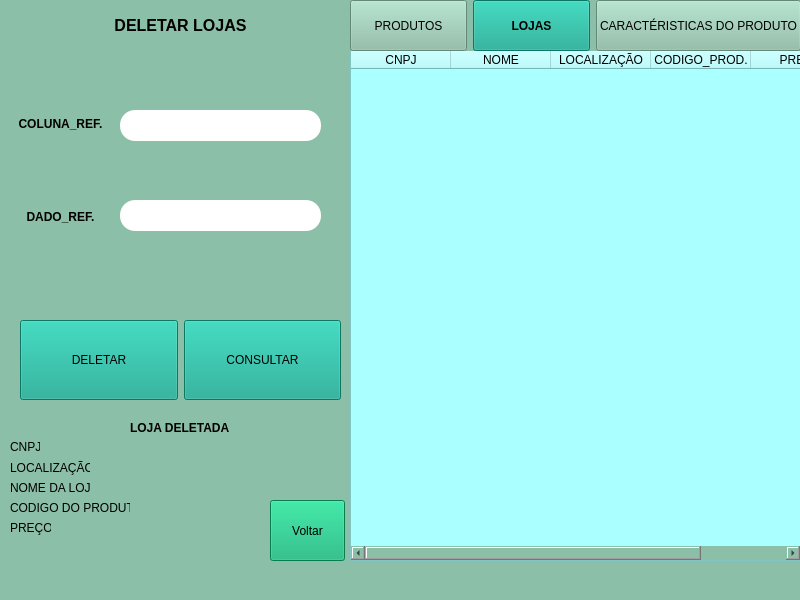
<?xml version="1.0" encoding="UTF-8"?>
<ui version="4.0">
 <class>MainWindow</class>
 <widget class="QMainWindow" name="MainWindow">
  <property name="geometry">
   <rect>
    <x>0</x>
    <y>0</y>
    <width>800</width>
    <height>600</height>
   </rect>
  </property>
  <property name="windowTitle">
   <string>MainWindow</string>
  </property>
  <property name="styleSheet">
   <string notr="true">background-color:rgb(140, 191, 167)</string>
  </property>
  <widget class="QWidget" name="centralwidget">
   <widget class="QTableWidget" name="tableWidget">
    <property name="geometry">
     <rect>
      <x>350</x>
      <y>50</y>
      <width>451</width>
      <height>511</height>
     </rect>
    </property>
    <property name="styleSheet">
     <string notr="true">background-color: rgb(170, 255, 255);</string>
    </property>
    <column>
     <property name="text">
      <string>CNPJ</string>
     </property>
    </column>
    <column>
     <property name="text">
      <string>NOME</string>
     </property>
    </column>
    <column>
     <property name="text">
      <string>LOCALIZAÇÃO</string>
     </property>
    </column>
    <column>
     <property name="text">
      <string>CODIGO_PROD.</string>
     </property>
    </column>
    <column>
     <property name="text">
      <string>PREÇO</string>
     </property>
    </column>
   </widget>
   <widget class="QLabel" name="label">
    <property name="geometry">
     <rect>
      <x>60</x>
      <y>0</y>
      <width>241</width>
      <height>51</height>
     </rect>
    </property>
    <property name="text">
     <string>&lt;html&gt;&lt;head/&gt;&lt;body&gt;&lt;p&gt;&lt;span style=&quot; font-size:12pt; font-weight:600;&quot;&gt;DELETAR LOJAS&lt;/span&gt;&lt;/p&gt;&lt;/body&gt;&lt;/html&gt;</string>
    </property>
    <property name="alignment">
     <set>Qt::AlignCenter</set>
    </property>
   </widget>
   <widget class="QWidget" name="horizontalLayoutWidget">
    <property name="geometry">
     <rect>
      <x>350</x>
      <y>0</y>
      <width>451</width>
      <height>51</height>
     </rect>
    </property>
    <layout class="QHBoxLayout" name="horizontalLayout">
     <item>
      <widget class="QPushButton" name="pushButton_5">
       <property name="sizePolicy">
        <sizepolicy hsizetype="Preferred" vsizetype="Preferred">
         <horstretch>0</horstretch>
         <verstretch>0</verstretch>
        </sizepolicy>
       </property>
       <property name="text">
        <string>PRODUTOS</string>
       </property>
      </widget>
     </item>
     <item>
      <widget class="QPushButton" name="pushButton_4">
       <property name="sizePolicy">
        <sizepolicy hsizetype="Preferred" vsizetype="Preferred">
         <horstretch>0</horstretch>
         <verstretch>0</verstretch>
        </sizepolicy>
       </property>
       <property name="font">
        <font>
         <weight>75</weight>
         <bold>true</bold>
        </font>
       </property>
       <property name="styleSheet">
        <string notr="true">
background-color: rgb(15, 166, 141);</string>
       </property>
       <property name="text">
        <string>LOJAS</string>
       </property>
      </widget>
     </item>
     <item>
      <widget class="QPushButton" name="pushButton_3">
       <property name="sizePolicy">
        <sizepolicy hsizetype="Preferred" vsizetype="Preferred">
         <horstretch>0</horstretch>
         <verstretch>0</verstretch>
        </sizepolicy>
       </property>
       <property name="text">
        <string>CARACTÉRISTICAS DO PRODUTO</string>
       </property>
      </widget>
     </item>
    </layout>
   </widget>
   <widget class="QLabel" name="label_7">
    <property name="geometry">
     <rect>
      <x>130</x>
      <y>420</y>
      <width>151</width>
      <height>16</height>
     </rect>
    </property>
    <property name="text">
     <string>&lt;html&gt;&lt;head/&gt;&lt;body&gt;&lt;p&gt;&lt;span style=&quot; font-weight:600;&quot;&gt;  LOJA  DELETADA&lt;/span&gt;&lt;/p&gt;&lt;/body&gt;&lt;/html&gt;</string>
    </property>
   </widget>
   <widget class="QLabel" name="label_8">
    <property name="geometry">
     <rect>
      <x>10</x>
      <y>440</y>
      <width>47</width>
      <height>13</height>
     </rect>
    </property>
    <property name="text">
     <string>CNPJ:</string>
    </property>
   </widget>
   <widget class="QLabel" name="label_9">
    <property name="geometry">
     <rect>
      <x>40</x>
      <y>440</y>
      <width>131</width>
      <height>16</height>
     </rect>
    </property>
    <property name="text">
     <string/>
    </property>
   </widget>
   <widget class="QLabel" name="label_10">
    <property name="geometry">
     <rect>
      <x>10</x>
      <y>460</y>
      <width>101</width>
      <height>16</height>
     </rect>
    </property>
    <property name="text">
     <string>LOCALIZAÇÃO: </string>
    </property>
   </widget>
   <widget class="QLabel" name="label_11">
    <property name="geometry">
     <rect>
      <x>90</x>
      <y>460</y>
      <width>111</width>
      <height>16</height>
     </rect>
    </property>
    <property name="text">
     <string/>
    </property>
   </widget>
   <widget class="QLabel" name="label_12">
    <property name="geometry">
     <rect>
      <x>10</x>
      <y>480</y>
      <width>121</width>
      <height>16</height>
     </rect>
    </property>
    <property name="text">
     <string>NOME DA LOJA:</string>
    </property>
   </widget>
   <widget class="QLabel" name="label_13">
    <property name="geometry">
     <rect>
      <x>90</x>
      <y>480</y>
      <width>101</width>
      <height>16</height>
     </rect>
    </property>
    <property name="text">
     <string/>
    </property>
   </widget>
   <widget class="QLabel" name="label_16">
    <property name="geometry">
     <rect>
      <x>10</x>
      <y>520</y>
      <width>41</width>
      <height>16</height>
     </rect>
    </property>
    <property name="text">
     <string>PREÇO:</string>
    </property>
   </widget>
   <widget class="QLabel" name="label_17">
    <property name="geometry">
     <rect>
      <x>60</x>
      <y>520</y>
      <width>131</width>
      <height>16</height>
     </rect>
    </property>
    <property name="text">
     <string/>
    </property>
   </widget>
   <widget class="QWidget" name="horizontalLayoutWidget_2">
    <property name="geometry">
     <rect>
      <x>20</x>
      <y>320</y>
      <width>321</width>
      <height>80</height>
     </rect>
    </property>
    <layout class="QHBoxLayout" name="horizontalLayout_2">
     <item>
      <widget class="QPushButton" name="pushButton_2">
       <property name="sizePolicy">
        <sizepolicy hsizetype="Preferred" vsizetype="Preferred">
         <horstretch>0</horstretch>
         <verstretch>0</verstretch>
        </sizepolicy>
       </property>
       <property name="styleSheet">
        <string notr="true">
background-color: rgb(15, 166, 141);</string>
       </property>
       <property name="text">
        <string>DELETAR</string>
       </property>
      </widget>
     </item>
     <item>
      <widget class="QPushButton" name="pushButton">
       <property name="enabled">
        <bool>true</bool>
       </property>
       <property name="sizePolicy">
        <sizepolicy hsizetype="Preferred" vsizetype="Preferred">
         <horstretch>0</horstretch>
         <verstretch>0</verstretch>
        </sizepolicy>
       </property>
       <property name="styleSheet">
        <string notr="true">
background-color: rgb(15, 166, 141);</string>
       </property>
       <property name="text">
        <string>CONSULTAR</string>
       </property>
      </widget>
     </item>
    </layout>
   </widget>
   <widget class="QLabel" name="label_19">
    <property name="geometry">
     <rect>
      <x>10</x>
      <y>500</y>
      <width>121</width>
      <height>16</height>
     </rect>
    </property>
    <property name="text">
     <string>CODIGO DO PRODUTO:</string>
    </property>
   </widget>
   <widget class="QLabel" name="label_20">
    <property name="geometry">
     <rect>
      <x>130</x>
      <y>500</y>
      <width>121</width>
      <height>16</height>
     </rect>
    </property>
    <property name="text">
     <string/>
    </property>
   </widget>
   <widget class="QWidget" name="verticalLayoutWidget">
    <property name="geometry">
     <rect>
      <x>0</x>
      <y>80</y>
      <width>121</width>
      <height>181</height>
     </rect>
    </property>
    <layout class="QVBoxLayout" name="verticalLayout">
     <item>
      <widget class="QLabel" name="label_18">
       <property name="text">
        <string>&lt;html&gt;&lt;head/&gt;&lt;body&gt;&lt;p&gt;&lt;span style=&quot; font-weight:600;&quot;&gt;COLUNA_REF.&lt;/span&gt;&lt;/p&gt;&lt;/body&gt;&lt;/html&gt;</string>
       </property>
       <property name="alignment">
        <set>Qt::AlignCenter</set>
       </property>
      </widget>
     </item>
     <item>
      <widget class="QLabel" name="label_4">
       <property name="text">
        <string>&lt;html&gt;&lt;head/&gt;&lt;body&gt;&lt;p&gt;&lt;span style=&quot; font-weight:600;&quot;&gt;DADO_REF.&lt;/span&gt;&lt;/p&gt;&lt;/body&gt;&lt;/html&gt;</string>
       </property>
       <property name="alignment">
        <set>Qt::AlignCenter</set>
       </property>
      </widget>
     </item>
    </layout>
   </widget>
   <widget class="QPushButton" name="pushButton_6">
    <property name="geometry">
     <rect>
      <x>270</x>
      <y>500</y>
      <width>75</width>
      <height>61</height>
     </rect>
    </property>
    <property name="styleSheet">
     <string notr="true">background-color: rgb(10, 175, 112);
</string>
    </property>
    <property name="text">
     <string>Voltar</string>
    </property>
   </widget>
   <widget class="QLineEdit" name="lineEdit_2">
    <property name="geometry">
     <rect>
      <x>120</x>
      <y>200</y>
      <width>201</width>
      <height>31</height>
     </rect>
    </property>
    <property name="sizePolicy">
     <sizepolicy hsizetype="Preferred" vsizetype="Preferred">
      <horstretch>0</horstretch>
      <verstretch>0</verstretch>
     </sizepolicy>
    </property>
    <property name="font">
     <font>
      <pointsize>12</pointsize>
     </font>
    </property>
    <property name="styleSheet">
     <string notr="true">background-color: rgb(255, 170, 0);
border-color: qlineargradient(spread:pad, x1:0, y1:0, x2:1, y2:0, stop:0 rgba(0, 0, 0, 255), stop:1 rgba(255, 255, 255, 255));
border-color: rgb(0, 0, 0);
border-radius:15px;
background-color: rgb(255, 255, 255);
border-color: qlineargradient(spread:pad, x1:0, y1:0, x2:1, y2:0, stop:0 rgba(0, 0, 0, 255), stop:1 rgba(255, 255, 255, 255));
border-width: 2px; 
border - style:outset;
border - color:black;</string>
    </property>
   </widget>
   <widget class="QLineEdit" name="lineEdit">
    <property name="geometry">
     <rect>
      <x>120</x>
      <y>110</y>
      <width>201</width>
      <height>31</height>
     </rect>
    </property>
    <property name="sizePolicy">
     <sizepolicy hsizetype="Preferred" vsizetype="Preferred">
      <horstretch>0</horstretch>
      <verstretch>0</verstretch>
     </sizepolicy>
    </property>
    <property name="font">
     <font>
      <pointsize>12</pointsize>
     </font>
    </property>
    <property name="styleSheet">
     <string notr="true">background-color: rgb(255, 170, 0);
border-color: qlineargradient(spread:pad, x1:0, y1:0, x2:1, y2:0, stop:0 rgba(0, 0, 0, 255), stop:1 rgba(255, 255, 255, 255));
border-color: rgb(0, 0, 0);
border-radius:15px;
background-color: rgb(255, 255, 255);
border-color: qlineargradient(spread:pad, x1:0, y1:0, x2:1, y2:0, stop:0 rgba(0, 0, 0, 255), stop:1 rgba(255, 255, 255, 255));
border-width: 2px; 
border - style:outset;
border - color:black;</string>
    </property>
   </widget>
   <widget class="QLabel" name="label_2">
    <property name="geometry">
     <rect>
      <x>10</x>
      <y>540</y>
      <width>111</width>
      <height>21</height>
     </rect>
    </property>
    <property name="text">
     <string/>
    </property>
   </widget>
  </widget>
  <widget class="QMenuBar" name="menubar">
   <property name="geometry">
    <rect>
     <x>0</x>
     <y>0</y>
     <width>800</width>
     <height>21</height>
    </rect>
   </property>
  </widget>
  <widget class="QStatusBar" name="statusbar"/>
 </widget>
 <resources/>
 <connections/>
</ui>
